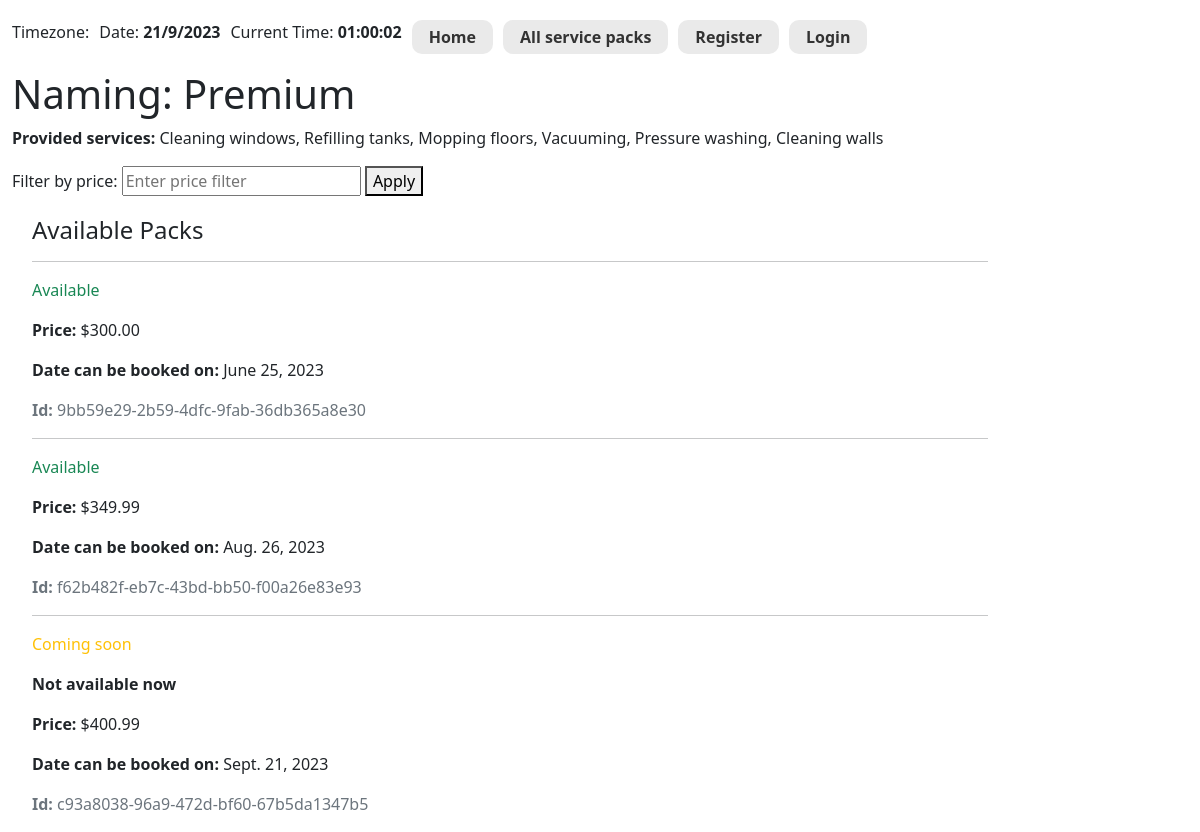
The app's page /cleaning/servicepack/5 with its own data.
### cleaning/models.py (models this page shows, shortened)
class ServicePack(models.Model):
    naming = models.CharField(max_length=200, help_text="Enter the service pack naming")
    service = models.ManyToManyField(Service, help_text='Select a service for this service pack')
    purchase_count = models.PositiveIntegerField(default=0)
    def display_service(self):
        return ', '.join(service.name for service in self.service.all()[:3])
    display_service.short_description = 'Service'

class Service(models.Model):
    name = models.CharField(max_length=100, help_text="Enter the service to perform")
    def __str__(self):
        return self.name

class ServicePackInstance(models.Model):
    id = models.UUIDField(primary_key=True, default=uuid.uuid4, help_text="Unique ID for particular Service Pack")
    service_pack = models.ForeignKey('ServicePack', on_delete=models.SET_NULL, null=True)
    price = models.DecimalField(max_digits=10, decimal_places=2, default='0.00')
    date_created = models.DateField(null=True, blank=True)
    purchase_count = models.PositiveIntegerField(default=0)
    AVAILABLE_STATUS = (
        ('a', 'Available'),
        ('o', 'Out of stock'),
        ('c', 'Coming soon')
    )
    status = models.CharField(
        max_length=1,
        choices=AVAILABLE_STATUS,
        blank=True,
        default='a',
        help_text='Service pack availability'
    )
    class Meta:
        ordering = ['price']

### cleaning/views.py (the view)
# urls.py: path('servicepack/<int:pk>', views.ServicePackDetailView.as_view(), name='servicepack-detail')
class ServicePackDetailView(generic.DetailView):
    model = ServicePack
    template_name = 'cleaning/servicepack_detail.html'
    def get_context_data(self, **kwargs):
        context = super().get_context_data(**kwargs)
        servicepack = self.get_object()
        price_filter = self.request.GET.get('price')
        if price_filter:
            filtered_copies = servicepack.servicepackinstance_set.filter(price__lt=price_filter)
        else:
            filtered_copies = servicepack.servicepackinstance_set.all()
        context['filtered_copies'] = filtered_copies
        context['price_filter'] = price_filter
        return context

### cleaning/templates/cleaning/servicepack_detail.html (shortened to what this page needs)
{% extends "base_generic.html" %}
{% block content %}
    <h1>Naming: {{ servicepack.naming }}</h1>
    <p><strong>Provided services:</strong> {{ servicepack.service.all|join:", " }}</p>
    <form method="GET">
        <label for="price-filter">Filter by price:</label>
        <label>
            <input type="number" name="price" value="{{ price_filter }}" placeholder="Enter price filter"
                   pattern="[0-9]+">
        </label>
        <button type="submit">Apply</button>
    </form>
    <div style="margin-left:20px;margin-top:20px">
        <h4>Available Packs</h4>
        {% for copy in filtered_copies %}
            <hr/>
            <p class="{% if copy.status == 'a' %}text-success{% elif copy.status == 'o' %}text-danger{% else %}text-warning{% endif %}">
                {{ copy.get_status_display }}
            </p>
            {% if copy.status != 'a' %}
                <p><strong>Not available now</strong></p>
            {% endif %}
            <p><strong>Price:</strong> ${{ copy.price }}</p>
            <p><strong>Date can be booked on:</strong> {{ copy.date_created }}</p>
            <p class="text-muted"><strong>Id:</strong> {{ copy.id }}</p>
        {% endfor %}
    </div>
{% endblock %}

### records on screen
ServicePack: naming "Premium", service.all "Cleaning windows, Refilling tanks, Mopping floors, Vacuuming, Pressure washing, Cleaning walls"
ServicePackInstance: status "Available", price "300.00", date_created "June 25, 2023", id "9bb59e29-2b59-4dfc-9fab-36db365a8e30"
ServicePackInstance: status "Available", price "349.99", date_created "Aug. 26, 2023", id "f62b482f-eb7c-43bd-bb50-f00a26e83e93"
ServicePackInstance: status "Coming soon", shows "Not available now", price "400.99", date_created "Sept. 21, 2023", id "c93a8038-96a9-472d-bf60-67b5da1347b5"
